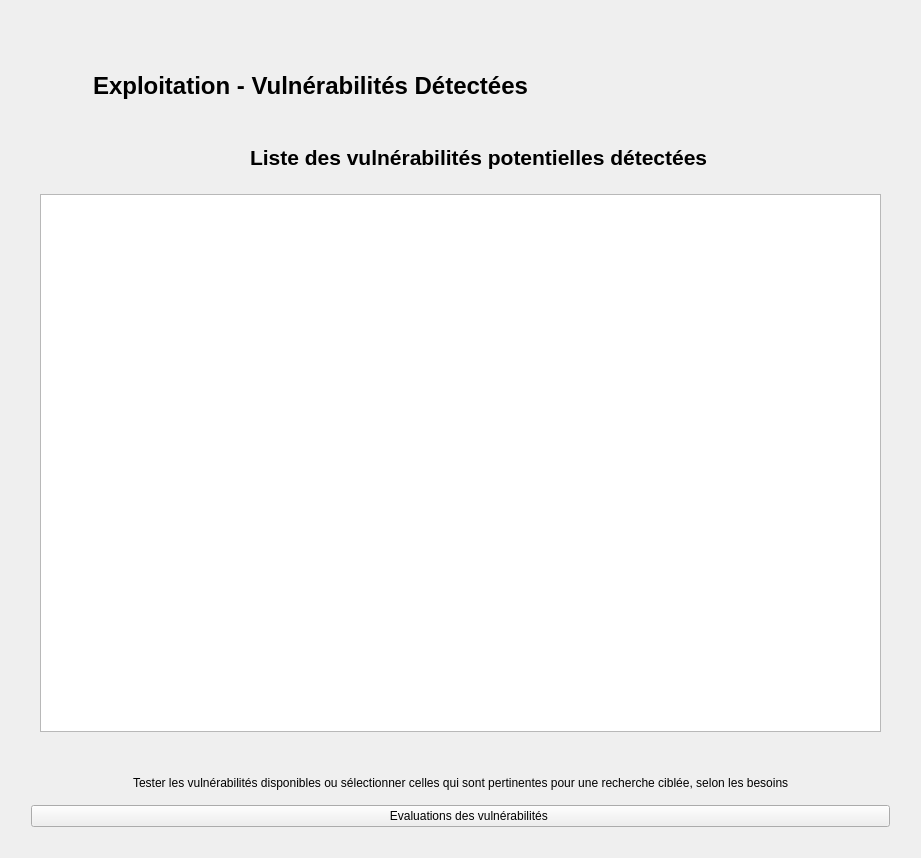
<?xml version="1.0" encoding="UTF-8"?>
<ui version="4.0">
 <class>VulnerabiliteInterface</class>
 <widget class="QWidget" name="VulnerabiliteInterface">
  <property name="geometry">
   <rect>
    <x>0</x>
    <y>0</y>
    <width>921</width>
    <height>858</height>
   </rect>
  </property>
  <property name="minimumSize">
   <size>
    <width>804</width>
    <height>858</height>
   </size>
  </property>
  <property name="windowTitle">
   <string>Form</string>
  </property>
  <layout class="QVBoxLayout" name="verticalLayout_2">
   <item>
    <layout class="QGridLayout" name="gridLayout" rowstretch="0,0,0" columnstretch="0">
     <property name="leftMargin">
      <number>20</number>
     </property>
     <property name="topMargin">
      <number>40</number>
     </property>
     <property name="rightMargin">
      <number>20</number>
     </property>
     <property name="bottomMargin">
      <number>20</number>
     </property>
     <property name="spacing">
      <number>12</number>
     </property>
     <item row="2" column="0">
      <layout class="QGridLayout" name="gridLayout_3">
       <property name="bottomMargin">
        <number>0</number>
       </property>
       <item row="0" column="0">
        <layout class="QHBoxLayout" name="horizontalLayout_4">
         <property name="bottomMargin">
          <number>0</number>
         </property>
         <item>
          <spacer name="horizontalSpacer">
           <property name="orientation">
            <enum>Qt::Horizontal</enum>
           </property>
           <property name="sizeHint" stdset="0">
            <size>
             <width>40</width>
             <height>20</height>
            </size>
           </property>
          </spacer>
         </item>
         <item>
          <widget class="StrongBodyLabel" name="StrongBodyLabel_2">
           <property name="text">
            <string>Tester les vulnérabilités disponibles ou sélectionner celles qui sont pertinentes pour une recherche ciblée, selon les besoins</string>
           </property>
          </widget>
         </item>
         <item>
          <spacer name="horizontalSpacer_4">
           <property name="orientation">
            <enum>Qt::Horizontal</enum>
           </property>
           <property name="sizeHint" stdset="0">
            <size>
             <width>40</width>
             <height>20</height>
            </size>
           </property>
          </spacer>
         </item>
        </layout>
       </item>
       <item row="1" column="0">
        <layout class="QHBoxLayout" name="horizontalLayout_5">
         <property name="bottomMargin">
          <number>0</number>
         </property>
         <item>
          <widget class="PrimaryPushButton" name="scanvulnerabilite">
           <property name="text">
            <string>     Evaluations des vulnérabilités</string>
           </property>
           <property name="icon">
            <iconset resource="../../resource/resource.qrc">
             <normaloff>:/images/strikeicon.png</normaloff>:/images/strikeicon.png</iconset>
           </property>
           <property name="iconSize">
            <size>
             <width>30</width>
             <height>30</height>
            </size>
           </property>
           <property name="hasIcon" stdset="0">
            <bool>true</bool>
           </property>
          </widget>
         </item>
        </layout>
       </item>
      </layout>
     </item>
     <item row="0" column="0">
      <layout class="QHBoxLayout" name="horizontalLayout">
       <property name="topMargin">
        <number>10</number>
       </property>
       <property name="bottomMargin">
        <number>10</number>
       </property>
       <item>
        <widget class="IconWidget" name="IconWidget_3">
         <property name="minimumSize">
          <size>
           <width>50</width>
           <height>50</height>
          </size>
         </property>
         <property name="maximumSize">
          <size>
           <width>50</width>
           <height>50</height>
          </size>
         </property>
         <property name="icon">
          <iconset resource="../../resource/resource.qrc">
           <normaloff>:/images/strike.png</normaloff>:/images/strike.png</iconset>
         </property>
        </widget>
       </item>
       <item>
        <widget class="StrongBodyLabel" name="StrongBodyLabel">
         <property name="font">
          <font>
           <pointsize>18</pointsize>
           <weight>75</weight>
           <bold>true</bold>
          </font>
         </property>
         <property name="text">
          <string>Exploitation - Vulnérabilités Détectées</string>
         </property>
         <property name="alignment">
          <set>Qt::AlignCenter</set>
         </property>
        </widget>
       </item>
       <item>
        <spacer name="horizontalSpacer_2">
         <property name="orientation">
          <enum>Qt::Horizontal</enum>
         </property>
         <property name="sizeHint" stdset="0">
          <size>
           <width>40</width>
           <height>20</height>
          </size>
         </property>
        </spacer>
       </item>
      </layout>
     </item>
     <item row="1" column="0">
      <layout class="QGridLayout" name="gridLayout_2" rowstretch="0" columnstretch="0">
       <property name="topMargin">
        <number>0</number>
       </property>
       <property name="rightMargin">
        <number>0</number>
       </property>
       <property name="bottomMargin">
        <number>0</number>
       </property>
       <item row="0" column="0">
        <widget class="CardWidget" name="reseauciblecard">
         <property name="enabled">
          <bool>true</bool>
         </property>
         <property name="minimumSize">
          <size>
           <width>0</width>
           <height>0</height>
          </size>
         </property>
         <layout class="QVBoxLayout" name="verticalLayout_6">
          <item>
           <layout class="QVBoxLayout" name="verticalLayout_5">
            <item>
             <layout class="QHBoxLayout" name="horizontalLayout_2">
              <property name="leftMargin">
               <number>0</number>
              </property>
              <property name="topMargin">
               <number>0</number>
              </property>
              <property name="rightMargin">
               <number>0</number>
              </property>
              <property name="bottomMargin">
               <number>0</number>
              </property>
              <item>
               <spacer name="horizontalSpacer_5">
                <property name="orientation">
                 <enum>Qt::Horizontal</enum>
                </property>
                <property name="sizeHint" stdset="0">
                 <size>
                  <width>40</width>
                  <height>20</height>
                 </size>
                </property>
               </spacer>
              </item>
              <item>
               <widget class="IconWidget" name="IconWidget">
                <property name="sizePolicy">
                 <sizepolicy hsizetype="Preferred" vsizetype="Preferred">
                  <horstretch>30</horstretch>
                  <verstretch>30</verstretch>
                 </sizepolicy>
                </property>
                <property name="minimumSize">
                 <size>
                  <width>30</width>
                  <height>30</height>
                 </size>
                </property>
                <property name="maximumSize">
                 <size>
                  <width>30</width>
                  <height>30</height>
                 </size>
                </property>
                <property name="icon">
                 <iconset resource="../../resource/resource.qrc">
                  <normaloff>:/images/target.png</normaloff>:/images/target.png</iconset>
                </property>
               </widget>
              </item>
              <item>
               <widget class="TitleLabel" name="TitleLabel">
                <property name="font">
                 <font>
                  <pointsize>16</pointsize>
                  <weight>75</weight>
                  <bold>true</bold>
                 </font>
                </property>
                <property name="text">
                 <string>Liste des vulnérabilités potentielles détectées</string>
                </property>
               </widget>
              </item>
              <item>
               <spacer name="horizontalSpacer_3">
                <property name="orientation">
                 <enum>Qt::Horizontal</enum>
                </property>
                <property name="sizeHint" stdset="0">
                 <size>
                  <width>40</width>
                  <height>20</height>
                 </size>
                </property>
               </spacer>
              </item>
             </layout>
            </item>
           </layout>
          </item>
          <item>
           <widget class="HorizontalSeparator" name="HorizontalSeparator_2"/>
          </item>
          <item>
           <layout class="QHBoxLayout" name="horizontalLayout_3">
            <property name="topMargin">
             <number>10</number>
            </property>
            <property name="bottomMargin">
             <number>20</number>
            </property>
            <item>
             <widget class="TableWidget" name="vulnerabilitetable">
              <property name="minimumSize">
               <size>
                <width>700</width>
                <height>500</height>
               </size>
              </property>
             </widget>
            </item>
           </layout>
          </item>
         </layout>
        </widget>
       </item>
      </layout>
     </item>
    </layout>
   </item>
  </layout>
 </widget>
 <customwidgets>
  <customwidget>
   <class>PushButton</class>
   <extends>QPushButton</extends>
   <header>qfluentwidgets</header>
  </customwidget>
  <customwidget>
   <class>PrimaryPushButton</class>
   <extends>PushButton</extends>
   <header>qfluentwidgets</header>
  </customwidget>
  <customwidget>
   <class>IconWidget</class>
   <extends>QWidget</extends>
   <header>qfluentwidgets</header>
  </customwidget>
  <customwidget>
   <class>HorizontalSeparator</class>
   <extends>QWidget</extends>
   <header>qfluentwidgets</header>
  </customwidget>
  <customwidget>
   <class>CardWidget</class>
   <extends>QFrame</extends>
   <header>qfluentwidgets</header>
   <container>1</container>
  </customwidget>
  <customwidget>
   <class>StrongBodyLabel</class>
   <extends>QLabel</extends>
   <header>qfluentwidgets</header>
  </customwidget>
  <customwidget>
   <class>TitleLabel</class>
   <extends>QLabel</extends>
   <header>qfluentwidgets</header>
  </customwidget>
  <customwidget>
   <class>TableWidget</class>
   <extends>QTableWidget</extends>
   <header>qfluentwidgets</header>
  </customwidget>
 </customwidgets>
 <resources>
  <include location="../../resource/resource.qrc"/>
 </resources>
 <connections/>
</ui>
